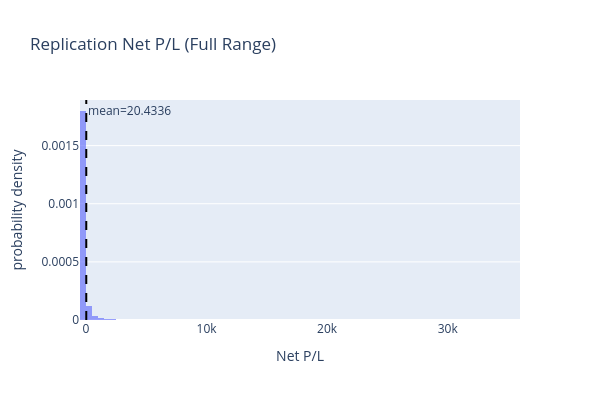

The cell this chart's notebook holds for it:
### Code cell
# Raw histogram using Plotly
mean_pnl = rep['pnl'].mean()
fig = px.histogram(
    rep,
    x='pnl',
    nbins=n_paths//100,
    histnorm='probability density',
    title='Replication Net P/L (Full Range)',
    labels={'pnl': 'Net P/L'},
    opacity=0.65
)
fig.add_vline(
    x=mean_pnl,
    line_dash="dash",
    line_color="black",
    annotation_text=f"mean={mean_pnl:.4f}",
    annotation_position="top right"
)
fig.update_layout(
    width=600,
    height=400,
    showlegend=False
)
fig.show()

### Figure 1 — Plotly figure (JSON) as saved in the notebook; plotly's stock layout.template omitted (floating-point values rounded to 4 significant figures; data arrays with more than 128 entries replaced by an {"elided": "..."} marker saying what was removed)
{"data": [{"bingroup": "x", "histnorm": "probability density", "hovertemplate": "Net P/L=%{x}<br>probability density=%{y}<extra></extra>", "legendgroup": "", "marker": {"color": "#636efa", "opacity": 0.65, "pattern": {"shape": ""}}, "name": "", "nbinsx": 100, "orientation": "v", "showlegend": false, "type": "histogram", "x": {"elided": "10000 float values"}, "xaxis": "x", "yaxis": "y"}], "layout": {"annotations": [{"showarrow": false, "text": "mean=20.4336", "x": 20.43, "xanchor": "left", "xref": "x", "y": 1, "yanchor": "top", "yref": "y domain"}], "barmode": "relative", "height": 400, "legend": {"tracegroupgap": 0}, "shapes": [{"line": {"color": "black", "dash": "dash"}, "type": "line", "x0": 20.43, "x1": 20.43, "xref": "x", "y0": 0, "y1": 1, "yref": "y domain"}], "showlegend": false, "title": {"text": "Replication Net P/L (Full Range)"}, "width": 600, "xaxis": {"anchor": "y", "domain": [0, 1], "title": {"text": "Net P/L"}}, "yaxis": {"anchor": "x", "domain": [0, 1], "title": {"text": "probability density"}}}}
